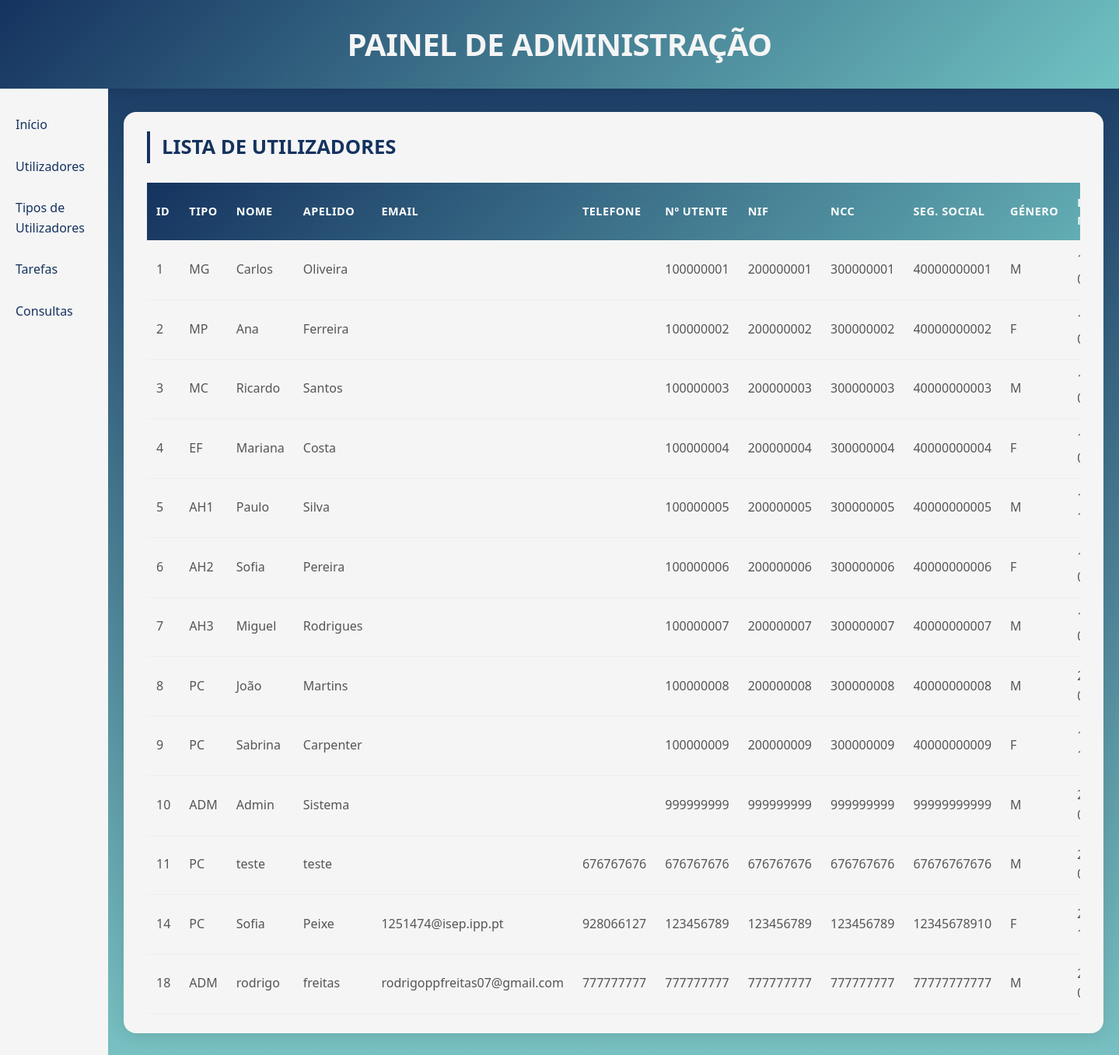
Page /adm/users.php (signed in) on the committed database.
### tables this page shows
CREATE TABLE `utilizadores` (
  `id_util` int(11) NOT NULL,
  `id_tipo` varchar(4) NOT NULL DEFAULT 'PC',
  `nome` varchar(50) NOT NULL,
  `apelido` varchar(50) NOT NULL,
  `email` varchar(90) NOT NULL,
  `telefone` int(11) DEFAULT NULL,
  `num_utente` varchar(9) NOT NULL,
  `nif` varchar(9) NOT NULL,
  `password` varchar(100) NOT NULL,
  `ncc` varchar(9) NOT NULL,
  `seg_social` varchar(11) NOT NULL,
  `genero` char(1) NOT NULL,
  `data_nascimento` date NOT NULL,
  `registo_medico` varchar(200) DEFAULT NULL
);

### adm/users.php (the view, shortened to what this page needs)
<!DOCTYPE html>
<html lang="pt">
<head>
    <link rel="stylesheet" href="../styles/admin.css">
</head>
<body>
<?php
    require "../db.php";
    $sql = "SELECT * FROM utilizadores";
    $result = $conn->query($sql);
?>
    <header>
        <h1>PAINEL DE ADMINISTRAÇÃO</h1>
    </header>
    <div class="layout">
        <nav class="sidebar">
            <ul>
                <li><a href="../admin.php">Início</a></li>
                <li><a href="users.php">Utilizadores</a></li>
                <li><a href="tipo_users.php">Tipos de Utilizadores</a></li>
                <li><a href="tarefas.php">Tarefas</a></li>
                <li><a href="consultas.php">Consultas</a></li>
            </ul>
        </nav>
        <main class="container">
            <section class="card">
                <div class="card-header">
                    <h2>LISTA DE UTILIZADORES</h2>
                </div>
                <table>
                    <thead>
                        <tr>
                            <th>ID</th>
                            <th>Tipo</th>
                            <th>Nome</th>
                            <th>Apelido</th>
                            <th>Email</th>
                            <th>Telefone</th>
                            <th>Nº Utente</th>
                            <th>NIF</th>
                            <th>NCC</th>
                            <th>Seg. Social</th>
                            <th>Género</th>
                            <th>Data Nasc.</th>
                        </tr>
                    </thead>
                    <tbody>
                        <?php while($row = $result->fetch_assoc()): ?>
                        <tr>
                            <td><?= $row["id_util"] ?></td>
                            <td><?= $row["id_tipo"] ?></td>
                            <td><?= $row["nome"] ?></td>
                            <td><?= $row["apelido"] ?></td>
                            <td><?= $row["email"] ?></td>
                            <td><?= $row["telefone"] ?></td>
                            <td><?= $row["num_utente"] ?></td>
                            <td><?= $row["nif"] ?></td>
                            <td><?= $row["ncc"] ?></td>
                            <td><?= $row["seg_social"] ?></td>
                            <td><?= $row["genero"] ?></td>
                            <td><?= $row["data_nascimento"] ?></td>
                        </tr>
                        <?php endwhile; ?>
                    </tbody>
                </table>
            </section>
        </main>
    </div>
</body>
</html>

### styles/admin.css (style rules this page uses)
* { margin: 0; padding: 0; box-sizing: border-box; font-family: "Segoe UI", Tahoma, Geneva, Verdana, sans-serif; }
body { background: linear-gradient( #15335f 0%, #7ac3c3 100% ); color: #f5f5f5; line-height: 1.6; }
header { background: linear-gradient(135deg, #15335f 0%, #70c2c2 100%); color: #f5f5f5; padding: 25px 20px; text-align: center; box-shadow: 0 4px 15px rgba(0, 0, 0, 0.1); }
header h1 { font-size: 2rem; font-weight: bold; font-size: 40px; letter-spacing: -0.5px; }
.container { max-width: 1300px; margin: 30px auto; padding: 0 20px; }
.card { background: #F5F5F5; margin-bottom: 30px; padding: 25px 30px; border-radius: 16px; box-shadow: 0 5px 20px rgba(0, 0, 0, 0.08); transition: transform 0.2s ease, box-shadow 0.2s ease; }
.card h2 { margin-bottom: 25px; color: #15335f; font-size: 1.6rem; font-weight: 600; border-left: 4px solid #15335f; padding-left: 15px; }
table { width: 100%; border-collapse: collapse; margin-top: 10px; overflow-x: auto; display: block; }
table thead { background: linear-gradient(135deg, #15335f 0%, #70c2c2 100%); }
table th { color: white; padding: 14px 12px; text-align: left; font-weight: 600; font-size: 0.9rem; text-transform: uppercase; letter-spacing: 0.5px; }
table td { padding: 12px; border-bottom: 1px solid #ecf0f1; color: #555; }
table tbody tr { transition: background 0.2s ease; }
.card { animation: fadeIn 0.5s ease-out; }
::placeholder { color: #2d4063; opacity: 1; }
.card-header { display: flex; justify-content: space-between; align-items: center; margin-bottom: 25px; }
.card-header h2 { margin-bottom: 0; border-left: 4px solid #15335f; padding-left: 15px; }
.layout { display: flex; }
.sidebar { width: 220px; min-height: 100vh; background-color: #F5F5F5; border-color: #498989; padding: 20px 0; }
.sidebar ul { list-style: none; padding: 0; margin: 0; }
.sidebar ul li a { display: block; padding: 14px 20px; color: #15335f; text-decoration: none; }
table { width: 100%; overflow-x: auto; display: block; }

### rows in the picture
utilizadores: id_util "1", id_tipo "MG", nome "Carlos", apelido "Oliveira", num_utente "100000001", nif "200000001", ncc "300000001", seg_social "40000000001", genero "M"
utilizadores: id_util "2", id_tipo "MP", nome "Ana", apelido "Ferreira", num_utente "100000002", nif "200000002", ncc "300000002", seg_social "40000000002", genero "F"
utilizadores: id_util "3", id_tipo "MC", nome "Ricardo", apelido "Santos", num_utente "100000003", nif "200000003", ncc "300000003", seg_social "40000000003", genero "M"
utilizadores: id_util "4", id_tipo "EF", nome "Mariana", apelido "Costa", num_utente "100000004", nif "200000004", ncc "300000004", seg_social "40000000004", genero "F"
utilizadores: id_util "5", id_tipo "AH1", nome "Paulo", apelido "Silva", num_utente "100000005", nif "200000005", ncc "300000005", seg_social "40000000005", genero "M"
utilizadores: id_util "6", id_tipo "AH2", nome "Sofia", apelido "Pereira", num_utente "100000006", nif "200000006", ncc "300000006", seg_social "40000000006", genero "F"
utilizadores: id_util "7", id_tipo "AH3", nome "Miguel", apelido "Rodrigues", num_utente "100000007", nif "200000007", ncc "300000007", seg_social "40000000007", genero "M"
utilizadores: id_util "8", id_tipo "PC", nome "João", apelido "Martins", num_utente "100000008", nif "200000008", ncc "300000008", seg_social "40000000008", genero "M"
utilizadores: id_util "9", id_tipo "PC", nome "Sabrina", apelido "Carpenter", num_utente "100000009", nif "200000009", ncc "300000009", seg_social "40000000009", genero "F"
utilizadores: id_util "10", id_tipo "ADM", nome "Admin", apelido "Sistema", num_utente "999999999", nif "999999999", ncc "999999999", seg_social "99999999999", genero "M"
utilizadores: id_util "11", id_tipo "PC", nome "teste", apelido "teste", telefone "676767676", num_utente "676767676", nif "676767676", ncc "676767676", seg_social "67676767676", genero "M"
utilizadores: id_util "14", id_tipo "PC", nome "Sofia", apelido "Peixe", email "1251474@isep.ipp.pt", telefone "928066127", num_utente "123456789", nif "123456789", ncc "123456789", seg_social "12345678910", genero "F"
utilizadores: id_util "18", id_tipo "ADM", nome "rodrigo", apelido "freitas", email "rodrigoppfreitas07@gmail.com", telefone "777777777", num_utente "777777777", nif "777777777", ncc "777777777", seg_social "77777777777", genero "M"
